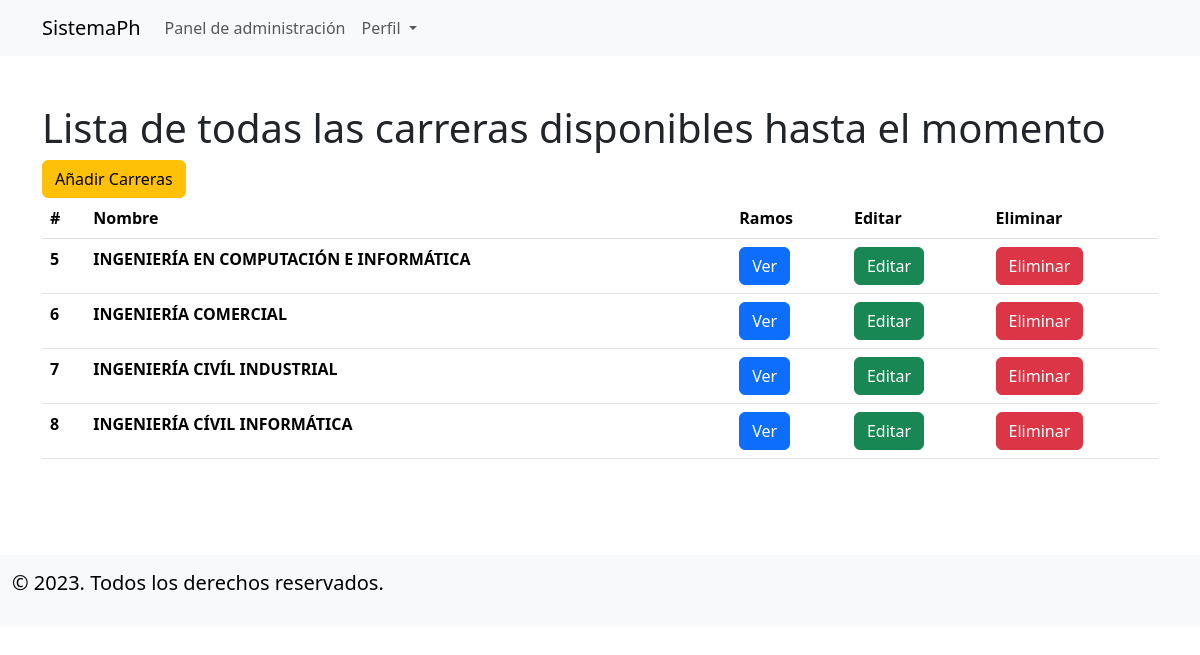
The page /carrera-lista-sec/ (signed in) on the database its author committed.
### applications/carreras/models.py (models this page shows, shortened)
class Carrera(models.Model):
    nombre = models.CharField(max_length=100)
    semestres_totales = models.PositiveIntegerField()
    class Meta:
        verbose_name = 'Carrera'
        verbose_name_plural = 'Carreras'

### applications/user/views.py (the view)
class CarreraSecListView(ListView):
    model = Carrera
    template_name = "carrera_lista_sec.html"
    context_object_name = 'carreras'

### applications/user/templates/carrera_lista_sec.html (shortened to what this page needs)
{% extends 'base.html' %}
{% block content %}
{% if request.user.rol == '2' %}
<div class="container" style="padding-top: 3rem;">
    <div class="row">
        <div class="col-12">
            <h1>Lista de todas las carreras disponibles hasta el momento</h1>
        </div>
        <div class="col-12">
            <a class="btn btn-warning" href="{% url 'carrera-create-sec' %}" role="button">Añadir Carreras</a>
        </div>
    </div>
        <table class="table table-hover">
            <thead>
                <tr>
                    <th scope="col">#</th>
                    <th scope="col">Nombre</th>
                    <th scope="col">Ramos</th>
                    <th scope="col">Editar</th>
                    <th scope="col">Eliminar</th>
                </tr>
            </thead>
            <tbody>
                {% for carrera in carreras %}
                <tr>
                    <th scope="row"> {{carrera.id}} </th>
                    <th> {{carrera.nombre}} </th>
                    <th><a class="btn btn-primary" href="{% url 'ramos-carrera-sec' carrera.id %}" role="button">Ver</a></th>
                    <th><a class="btn btn-success" href="{% url 'carrera-updt-sec' carrera.id %}" role="button">Editar</a></th>
                    <th><a class="btn btn-danger" href="{% url 'carrera-del-sec' carrera.id %}" role="button">Eliminar</a></th>
                </tr>
                {% endfor %}
            </tbody>
        </table>
</div>
{% else %}
<div class="container" style="padding-top: 3rem;">
    <h1>Necesitas ingresar para acceder a esta información</h1>
</div>
{% endif %}
{% endblock content %}

### rows shown on the page
Carrera: id "5", nombre "INGENIERÍA EN COMPUTACIÓN E INFORMÁTICA"
Carrera: id "6", nombre "INGENIERÍA COMERCIAL"
Carrera: id "7", nombre "INGENIERÍA CIVÍL INDUSTRIAL"
Carrera: id "8", nombre "INGENIERÍA CÍVIL INFORMÁTICA"
